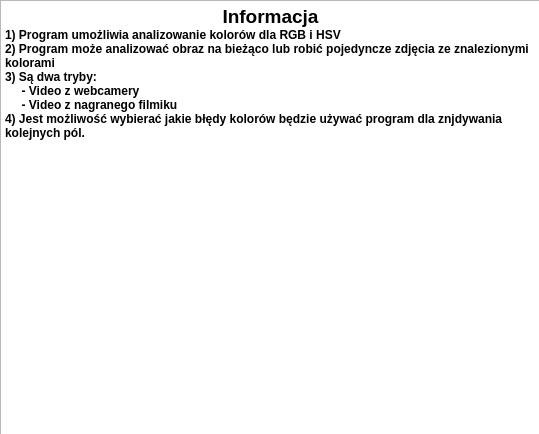
<?xml version="1.0" encoding="UTF-8"?>
<ui version="4.0">
 <class>Information</class>
 <widget class="QDialog" name="Information">
  <property name="geometry">
   <rect>
    <x>0</x>
    <y>0</y>
    <width>539</width>
    <height>434</height>
   </rect>
  </property>
  <property name="windowTitle">
   <string>Dialog</string>
  </property>
  <property name="styleSheet">
   <string notr="true"/>
  </property>
  <widget class="QTextEdit" name="textEdit">
   <property name="geometry">
    <rect>
     <x>0</x>
     <y>0</y>
     <width>541</width>
     <height>441</height>
    </rect>
   </property>
   <property name="styleSheet">
    <string notr="true"/>
   </property>
   <property name="html">
    <string>&lt;!DOCTYPE HTML PUBLIC &quot;-//W3C//DTD HTML 4.0//EN&quot; &quot;http://www.w3.org/TR/REC-html40/strict.dtd&quot;&gt;
&lt;html&gt;&lt;head&gt;&lt;meta name=&quot;qrichtext&quot; content=&quot;1&quot; /&gt;&lt;style type=&quot;text/css&quot;&gt;
p, li { white-space: pre-wrap; }
&lt;/style&gt;&lt;/head&gt;&lt;body style=&quot; font-family:'Sans Serif'; font-size:9pt; font-weight:400; font-style:normal;&quot;&gt;
&lt;p align=&quot;center&quot; style=&quot; margin-top:0px; margin-bottom:0px; margin-left:0px; margin-right:0px; -qt-block-indent:0; text-indent:0px;&quot;&gt;&lt;span style=&quot; font-size:14pt; font-weight:600;&quot;&gt;Informacja&lt;/span&gt;&lt;/p&gt;
&lt;p style=&quot; margin-top:0px; margin-bottom:0px; margin-left:0px; margin-right:0px; -qt-block-indent:0; text-indent:0px;&quot;&gt;&lt;span style=&quot; font-weight:600;&quot;&gt;1) Program umożliwia analizowanie kolorów dla RGB i HSV&lt;/span&gt;&lt;/p&gt;
&lt;p style=&quot; margin-top:0px; margin-bottom:0px; margin-left:0px; margin-right:0px; -qt-block-indent:0; text-indent:0px;&quot;&gt;&lt;span style=&quot; font-weight:600;&quot;&gt;2) Program może analizować obraz na bieżąco lub robić pojedyncze zdjęcia ze znalezionymi kolorami&lt;/span&gt;&lt;/p&gt;
&lt;p style=&quot; margin-top:0px; margin-bottom:0px; margin-left:0px; margin-right:0px; -qt-block-indent:0; text-indent:0px;&quot;&gt;&lt;span style=&quot; font-weight:600;&quot;&gt;3) Są dwa tryby:&lt;/span&gt;&lt;/p&gt;
&lt;p style=&quot; margin-top:0px; margin-bottom:0px; margin-left:0px; margin-right:0px; -qt-block-indent:0; text-indent:0px;&quot;&gt;&lt;span style=&quot; font-weight:600;&quot;&gt;     - Video z webcamery&lt;/span&gt;&lt;/p&gt;
&lt;p style=&quot; margin-top:0px; margin-bottom:0px; margin-left:0px; margin-right:0px; -qt-block-indent:0; text-indent:0px;&quot;&gt;&lt;span style=&quot; font-weight:600;&quot;&gt;     - Video z nagranego filmiku&lt;/span&gt;&lt;/p&gt;
&lt;p style=&quot; margin-top:0px; margin-bottom:0px; margin-left:0px; margin-right:0px; -qt-block-indent:0; text-indent:0px;&quot;&gt;&lt;span style=&quot; font-weight:600;&quot;&gt;4) Jest możliwość wybierać jakie błędy kolorów będzie używać program dla znjdywania kolejnych pól. &lt;/span&gt;&lt;/p&gt;&lt;/body&gt;&lt;/html&gt;</string>
   </property>
  </widget>
 </widget>
 <resources/>
 <connections/>
</ui>
